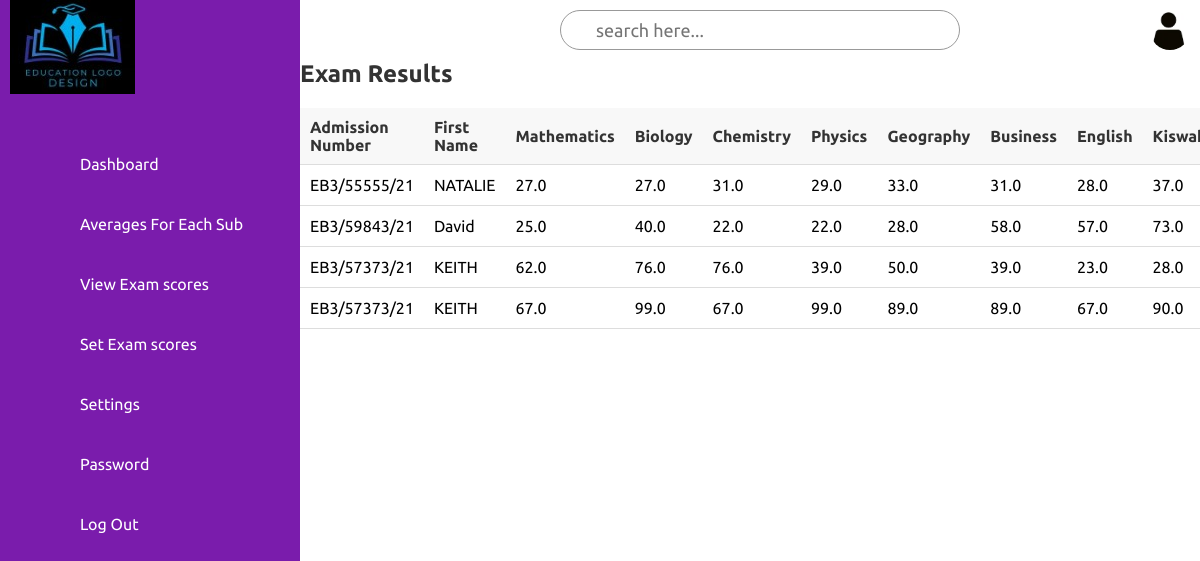
The app's page /exam_list with its own data.
### tables this page shows
CREATE TABLE Examinations(
            admission_no TEXT,
            year number,
            term number,
            type TEXT,
            
        Mathematics REAL, Biology REAL, Chemistry REAL, Physics REAL, Geography REAL, Business REAL, English REAL, Kiswahili REAL, CRE REAL, French REAL, average DECIMAL(5,2), 
            FOREIGN KEY (admission_no) REFERENCES students (admission_no)
        );

CREATE TABLE students(
             admission_no TEXT PRIMARY KEY,
             first_name TEXT,
             middle_name TEXT,
             last_name TEXT,
             gender TEXT,
             AGE INTEGER
             
        );

### app2.py (the view)
@app.route('/exam_list')
def students_results():
    return render_template('exam_list.html', students=database.get_all_students_exams())

### database.py (called while the page is built)
def get_all_students_exams():
    query_template = '''
            SELECT students.admission_no, students.first_name, {subjects}, Examinations.average

        FROM students
        JOIN Examinations ON students.admission_no = Examinations.admission_no
        ORDER BY Examinations.average
    '''
    subject_columns = ', '.join([f'Examinations.{subj}' for subj in subject])
    query = query_template.format(subjects=subject_columns)
    with sqlite3.connect('student.db') as conn:
        cursor = conn.cursor()
        cursor.execute(query)
        result = cursor.fetchall()
    return result

### templates/exam_list.html (shortened to what this page needs)
{% extends "admin_dashboard.html" %}
{% block content %}
    <h2>Exam Results</h2>
    <div class="table-container">
        <table>
            <tr>
                <th>Admission Number</th>
                <th>First Name</th>
                <th>Mathematics</th>
                <th>Biology</th>
                <th>Chemistry</th>
                <th>Physics</th>
                <th>Geography</th>
                <th>Business</th>
                <th>English</th>
                <th>Kiswahili</th>
            </tr>
            {% for student in students %}
            <tr>
                <td>{{ student[0] }}</td>
                <td>{{ student[1] }}</td>
                <td>{{ student[2] }}</td>
                <td>{{ student[3] }}</td>
                <td>{{ student[4] }}</td>
                <td>{{ student[5] }}</td>
                <td>{{ student[6] }}</td>
                <td>{{ student[7] }}</td>
                <td>{{ student[8] }}</td>
                <td>{{ student[9] }}</td>
            </tr>
            {% endfor %}
        </table>
    </div>
{% endblock %}

### templates/admin_dashboard.html (shortened to what this page needs)
<!DOCTYPE html>
<html lang="en">
<head>
     <link rel="stylesheet" href="static/css/style1.css">
</head>
<body>
    <div class="container">
        <div class="navigation ">
            <ul>
                <li>
                    <a href="#">
                        <img src="{{ url_for('static', filename='images/your_uploaded_image.jpg') }}" alt="Uploaded Logo">
                    </a>
                </li>
                <li>
                    <a href="#">
                        <span class="icon"></span>
                        <span class="title">Dashboard</span>
                    </a>
                </li>
                <li>
                    <a href="#">
                        <span class="icon"></span>
                        <span class="title">Averages For Each Sub</span>
                    </a>
                </li>
                 <li>
                   <a href="{{ url_for('type_check') }}">
                        <span class="icon"></span>
                        <span class="title">View Exam scores</span>
                    </a>
                </li>
                <li>
                   <a href="{{ url_for('view_students_marks') }}">
                        <span class="icon"></span>
                        <span class="title">Set Exam scores</span>
                    </a>
                </li>
                <li>
                    <a href="#">
                        <span class="icon"></span>
                        <span class="title">Settings</span>
                    </a>
                </li>
                <li>
                    <a href="#">
                        <span class="icon"></span>
                        <span class="title">Password</span>
                    </a>
                </li>
                <li>
                    <a href="{{ url_for('logout') }}">
                        <span class="icon"></span>
                        <span class="title">Log Out</span>
                    </a>
                </li>
            </ul>
        </div>
    </div>
     <div class="main">
        <div class="topbar">
            <div class="toggle">
            </div>
            <div class="search">
                <label>
                    <input type="text" placeholder="search here...">
                </label>
            </div>
            <div class="user">
                <img src="static/images/person1.png" alt="person 1">
            </div>
        </div>
{% block content %}{% endblock %}
     </div>
</body>
</html>

### static/css/style1.css (style rules this page uses)
input, button, select, optgroup, textarea { margin: 0; font-family: inherit; font-size: inherit; line-height: inherit; }
button, input { overflow: visible; }
* { font-family: "Ubuntu", sans-serif; margin: 0; padding: 0; box-sizing: border-box; }
:root { --blue: #7A1CAC; --white: #fff; --gray:#f5f5f5; --black1:#222; --black2:#999; }
body { min-height: 100vh; overflow-x: hidden; }
.container { position: relative; width: 100%; }
.navigation { position: fixed; width: 300px; height: 100%; background: var(--blue); border-left: 10px solid var(--blue); transition: 0.5s; overflow: hidden; }
.navigation ul { position: absolute; top: 0; left: 0; width: 100%; }
.navigation ul li { position: relative; width: 100%; list-style: none; border-top-left-radius: 30px; border-bottom-left-radius: 30px; }
.navigation ul li:nth-child(1) { margin-bottom: 40px; pointer-events: none; }
.navigation ul li a { position: relative; display: block; width: 100%; display: flex; text-decoration: none; color: var(--white); }
.navigation ul li a .icon { position: relative; display: block; min-width: 60px; height: 60px; line-height: 75px; text-align: center; }
.navigation ul li a .title { position: relative; display: block; padding: 0 10px; height: 60px; line-height: 60px; text-align: start; white-space: nowrap; }
.main { position:absolute; width: calc(100% - 300px); left: 300px; min-height: 100vh; background: var(--white); transition: 0.5s; }
.topbar { width: 100%; height: 60px; display: flex; justify-content: space-between; align-items: center; padding: 0 10px; }
.toggle { position: relative; width: 60px; height: 60px; display: flex; justify-content: center; align-items: center; font-size: 2.5rem; cursor: pointer; }
.search { position: relative; width: 400px; margin: 0 10px; }
.search label { position: relative; width: 100%; }
.search label input { width: 100%; height: 40px; border-radius: 40px; padding: 5px 20px; padding-left: 35px; font-size: 18px ; outline: none; border: 1px solid var(--black2); }
.user { position: relative; width: 40px; height: 40px; border-radius: 50%; overflow: hidden; cursor: pointer; }
.user img { position: absolute; top: 0; left: 0; width: 100%; height: 100%; object-fit: cover; }

### templates/exam_list.html (style rules this page uses)
.table-container { width: 100%; overflow-x: auto; margin-top: 20px; }
table { width: 100%; border-collapse: collapse; min-width: 1200px; }
th, td { padding: 10px; text-align: left; border-bottom: 1px solid #ddd; }
th { background-color: #f8f8f8; color: #333; }
h2 { color: #333; }

### records on screen
Examinations: admission_no "EB3/55555/21", first_name "NATALIE", Mathematics "27.0", Biology "27.0", Chemistry "31.0", Physics "29.0", Geography "33.0", Business "31.0", English "28.0", Kiswahili "37.0"
Examinations: admission_no "EB3/59843/21", first_name "David", Mathematics "25.0", Biology "40.0", Chemistry "22.0", Physics "22.0", Geography "28.0", Business "58.0", English "57.0", Kiswahili "73.0"
Examinations: admission_no "EB3/57373/21", first_name "KEITH", Mathematics "62.0", Biology "76.0", Chemistry "76.0", Physics "39.0", Geography "50.0", Business "39.0", English "23.0", Kiswahili "28.0"
Examinations: admission_no "EB3/57373/21", first_name "KEITH", Mathematics "67.0", Biology "99.0", Chemistry "67.0", Physics "99.0", Geography "89.0", Business "89.0", English "67.0", Kiswahili "90.0"
